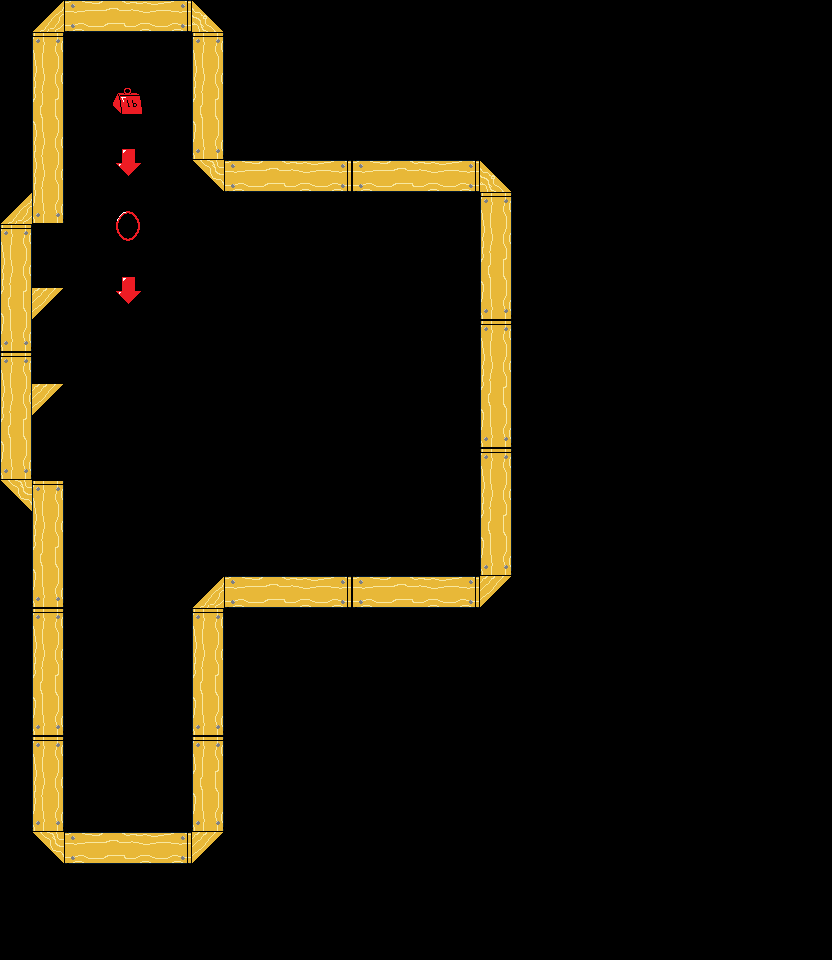

Below is a game level as drawn by its tile map, then a one-line description and the .tmx file that defines it, in full:
An orthogonal 26x30 tile map with 32x32 px tiles, 2 tile layers (background, foreground), 2 tilesets and 5 objects (3x fan, spawn, exit).

<map version="1.0" orientation="orthogonal" renderorder="right-down" width="26" height="30" tilewidth="32" tileheight="32" nextobjectid="87">
 <tileset firstgid="1" name="basic" tilewidth="32" tileheight="32" tilecount="256" columns="16">
  <image source="basic-tiles.png" width="512" height="512" />
 </tileset>
 <tileset firstgid="257" name="objects" tilewidth="64" tileheight="64" tilecount="4" columns="0">
  <tile id="1">
   <image width="32" height="64" source="fan_0.png" />
  </tile>
  <tile id="2">
   <image width="32" height="32" source="spawn.png" />
  </tile>
  <tile id="3">
   <image width="32" height="32" source="exit.png" />
  </tile>
  <tile id="9">
   <image width="64" height="7" source="door.png" />
  </tile>
 </tileset>
 <layer name="background" width="26" height="30">
  <data encoding="csv">
0,0,0,0,0,0,0,0,0,0,0,0,0,0,0,0,0,0,0,0,0,0,0,0,0,0,
0,0,0,0,0,0,0,0,0,0,0,0,0,0,0,0,0,0,0,0,0,0,0,0,0,0,
0,0,0,26,27,0,0,0,0,0,0,0,0,0,0,0,0,0,0,0,0,0,0,0,0,0,
0,0,0,42,43,0,0,0,0,0,0,0,0,0,0,0,0,0,0,0,0,0,0,0,0,0,
0,0,0,58,59,0,0,0,0,0,0,0,0,0,0,0,0,0,0,0,0,0,0,0,0,0,
0,0,0,74,75,0,0,0,0,0,0,0,0,0,0,0,0,0,0,0,0,0,0,0,0,0,
0,0,0,28,29,0,0,0,0,0,0,0,0,0,0,0,0,0,0,0,0,0,0,0,0,0,
0,0,0,44,45,0,0,0,0,0,0,0,0,0,0,0,0,0,0,0,0,0,0,0,0,0,
0,0,0,58,59,0,0,0,0,0,0,0,0,0,0,0,0,0,0,0,0,0,0,0,0,0,
0,0,0,74,75,0,0,0,0,0,0,0,0,0,0,0,0,0,0,0,0,0,0,0,0,0,
0,0,0,0,0,0,0,0,0,0,0,0,0,0,0,0,0,0,0,0,0,0,0,0,0,0,
0,0,0,0,0,0,0,0,0,0,0,0,0,0,0,0,0,0,0,0,0,0,0,0,0,0,
0,0,0,0,0,0,0,0,0,0,0,0,0,0,0,0,0,0,0,0,0,0,0,0,0,0,
0,0,0,0,0,0,0,0,0,0,0,0,0,0,0,0,0,0,0,0,0,0,0,0,0,0,
0,0,0,0,0,0,0,0,0,0,0,0,0,0,0,0,0,0,0,0,0,0,0,0,0,0,
0,0,0,0,0,0,0,0,0,0,0,0,0,0,0,0,0,0,0,0,0,0,0,0,0,0,
0,0,0,0,0,0,0,0,0,0,0,0,0,0,0,0,0,0,0,0,0,0,0,0,0,0,
0,0,0,0,0,0,0,0,0,0,0,0,0,0,0,0,0,0,0,0,0,0,0,0,0,0,
0,0,0,0,0,0,0,0,0,0,0,0,0,0,0,0,0,0,0,0,0,0,0,0,0,0,
0,0,0,0,0,0,0,0,0,0,0,0,0,0,0,0,0,0,0,0,0,0,0,0,0,0,
0,0,0,0,0,0,0,0,0,0,0,0,0,0,0,0,0,0,0,0,0,0,0,0,0,0,
0,0,0,0,0,0,0,0,0,0,0,0,0,0,0,0,0,0,0,0,0,0,0,0,0,0,
0,0,0,0,0,0,0,0,0,0,0,0,0,0,0,0,0,0,0,0,0,0,0,0,0,0,
0,0,0,0,0,0,0,0,0,0,0,0,0,0,0,0,0,0,0,0,0,0,0,0,0,0,
0,0,0,0,0,0,0,0,0,0,0,0,0,0,0,0,0,0,0,0,0,0,0,0,0,0,
0,0,0,0,0,0,0,0,0,0,0,0,0,0,0,0,0,0,0,0,0,0,0,0,0,0,
0,0,0,0,0,0,0,0,0,0,0,0,0,0,0,0,0,0,0,0,0,0,0,0,0,0,
0,0,0,0,0,0,0,0,0,0,0,0,0,0,0,0,0,0,0,0,0,0,0,0,0,0,
0,0,0,0,0,0,0,0,0,0,0,0,0,0,0,0,0,0,0,0,0,0,0,0,0,0,
0,0,0,0,0,0,0,0,0,0,0,0,0,0,0,0,0,0,0,0,0,0,0,0,0,0
</data>
 </layer>
 <layer name="foreground" width="26" height="30">
  <data encoding="csv">
0,4,66,67,68,69,5,0,0,0,0,0,0,0,0,0,0,0,0,0,0,0,0,0,0,0,
0,17,0,0,0,0,17,0,0,0,0,0,0,0,0,0,0,0,0,0,0,0,0,0,0,0,
0,33,0,0,0,0,33,0,0,0,0,0,0,0,0,0,0,0,0,0,0,0,0,0,0,0,
0,49,0,0,0,0,49,0,0,0,0,0,0,0,0,0,0,0,0,0,0,0,0,0,0,0,
0,33,0,0,0,0,65,0,0,0,0,0,0,0,0,0,0,0,0,0,0,0,0,0,0,0,
0,33,0,0,0,0,3,66,67,68,69,66,67,68,69,5,0,0,0,0,0,0,0,0,0,0,
4,65,0,0,0,0,0,0,0,0,0,0,0,0,0,17,0,0,0,0,0,0,0,0,0,0,
17,0,0,0,0,0,0,0,0,0,0,0,0,0,0,33,0,0,0,0,0,0,0,0,0,0,
33,0,0,0,0,0,0,0,0,0,0,0,0,0,0,49,0,0,0,0,0,0,0,0,0,0,
49,2,0,0,0,0,0,0,0,0,0,0,0,0,0,65,0,0,0,0,0,0,0,0,0,0,
65,0,0,0,0,0,0,0,0,0,0,0,0,0,0,17,0,0,0,0,0,0,0,0,0,0,
17,0,0,0,0,0,0,0,0,0,0,0,0,0,0,33,0,0,0,0,0,0,0,0,0,0,
33,2,0,0,0,0,0,0,0,0,0,0,0,0,0,49,0,0,0,0,0,0,0,0,0,0,
49,0,0,0,0,0,0,0,0,0,0,0,0,0,0,65,0,0,0,0,0,0,0,0,0,0,
65,0,0,0,0,0,0,0,0,0,0,0,0,0,0,17,0,0,0,0,0,0,0,0,0,0,
3,17,0,0,0,0,0,0,0,0,0,0,0,0,0,33,0,0,0,0,0,0,0,0,0,0,
0,33,0,0,0,0,0,0,0,0,0,0,0,0,0,49,0,0,0,0,0,0,0,0,0,0,
0,49,0,0,0,0,0,0,0,0,0,0,0,0,0,65,0,0,0,0,0,0,0,0,0,0,
0,65,0,0,0,0,4,66,67,68,69,66,67,68,69,2,0,0,0,0,0,0,0,0,0,0,
0,17,0,0,0,0,17,0,0,0,0,0,0,0,0,0,0,0,0,0,0,0,0,0,0,0,
0,33,0,0,0,0,33,0,0,0,0,0,0,0,0,0,0,0,0,0,0,0,0,0,0,0,
0,49,0,0,0,0,49,0,0,0,0,0,0,0,0,0,0,0,0,0,0,0,0,0,0,0,
0,65,0,0,0,0,65,0,0,0,0,0,0,0,0,0,0,0,0,0,0,0,0,0,0,0,
0,17,0,0,0,0,17,0,0,0,0,0,0,0,0,0,0,0,0,0,0,0,0,0,0,0,
0,33,0,0,0,0,49,0,0,0,0,0,0,0,0,0,0,0,0,0,0,0,0,0,0,0,
0,65,0,0,0,0,65,0,0,0,0,0,0,0,0,0,0,0,0,0,0,0,0,0,0,0,
0,3,66,67,68,69,2,0,0,0,0,0,0,0,0,0,0,0,0,0,0,0,0,0,0,0,
0,0,0,0,0,0,0,0,0,0,0,0,0,0,0,0,0,0,0,0,0,0,0,0,0,0,
0,0,0,0,0,0,0,0,0,0,0,0,0,0,0,0,0,0,0,0,0,0,0,0,0,0,
0,0,0,0,0,0,0,0,0,0,0,0,0,0,0,0,0,0,0,0,0,0,0,0,0,0
</data>
 </layer>
 <objectgroup name="objects" offsetx="0" offsety="1">
  <object id="55" type="fan" gid="258" x="32" y="288" width="32" height="64" />
  <object id="82" type="spawn" gid="259" x="112" y="80" width="32" height="32" />
  <object id="83" type="exit" gid="260" x="112" y="816" width="32" height="32" />
  <object id="84" type="fan" gid="258" x="32" y="384" width="32" height="64" />
  <object id="85" type="fan" gid="258" x="32" y="480" width="32" height="64" />
 </objectgroup>
</map>
